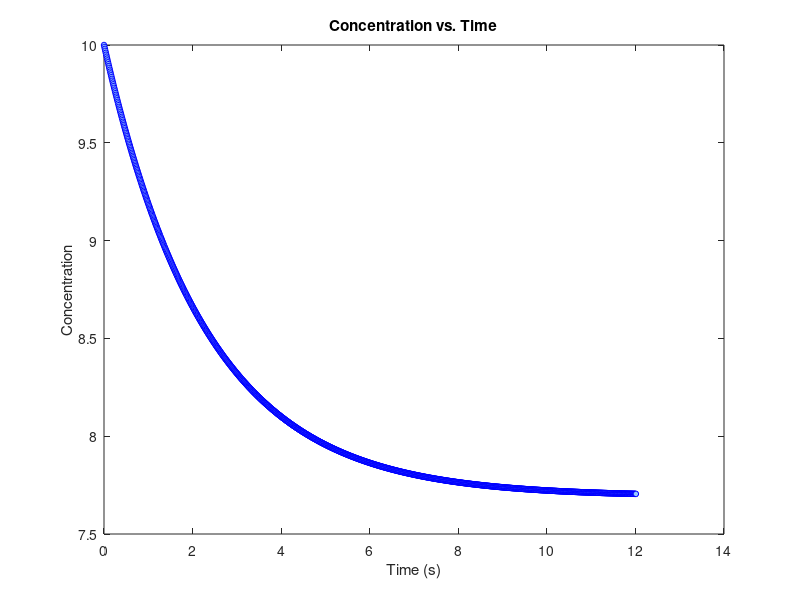

This figure's MATLAB source:
f = @(t, ca) (10/3) - (ca * (0.1 + (1/3)));
tol = 1e-6;
h = 0.01;
n = 12 / h;

t0 = 0;
c0 = 10;

c_arr = zeros(1, n);
t_arr = zeros(1, n);
c_arr(1) = c0;
t_arr(1) = t0;

iter = 2;

while t0 <= 12
    k1 = h * f(t0, c0);
    k2 = h * f(t0 + h / 2, c0 + k1 / 2);
    k3 = h * f(t0 + h / 2, c0 + k2 / 2);
    k4 = h * f(t0 + h, c0 + k3);
    
    c1 = c0 + (k1 + 2 * k2 + 2 * k3 + k4) / 6;
    
    c_arr(iter) = c1;
    t_arr(iter) = t0 + h;
    
    if abs(c1 - c0) < tol
        disp(['Steady-state concentration reached at time ', num2str(t_arr(iter)), ' s: ', num2str(c1)]);
        break;
    end
    
    if abs(t0 + h - 12) < h / 2
        disp(["Concentration at 12s is ", c1])
    end
    
    c0 = c1;
    t0 = t0 + h;
    iter = iter + 1;
end

c_arr = c_arr(1:iter-1);
t_arr = t_arr(1:iter-1);

disp(['Final steady-state concentration: ', num2str(c1)])

plot(t_arr, c_arr, '-o', 'MarkerSize', 4, ...
    'MarkerEdgeColor', 'blue', 'MarkerFaceColor', [0.6 0.8 1]);
xlabel('Time (s)');
ylabel('Concentration');
title('Concentration vs. Time');
